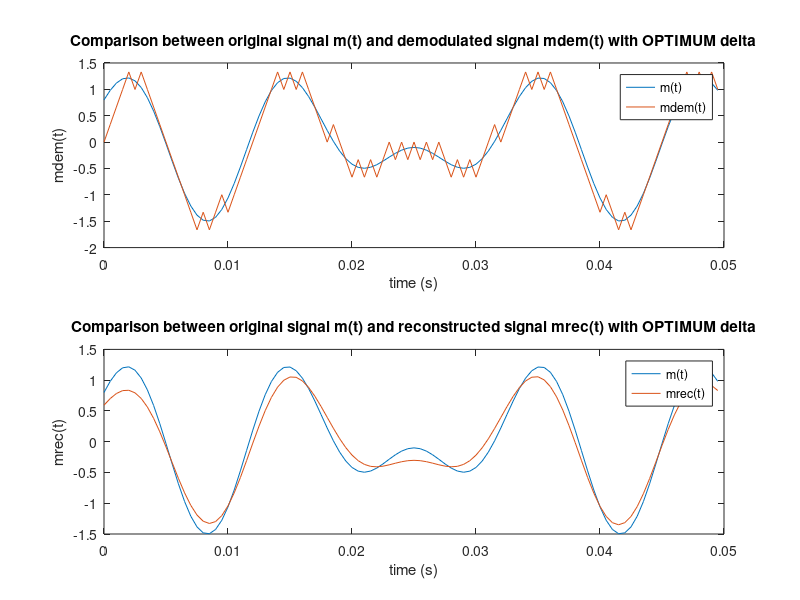
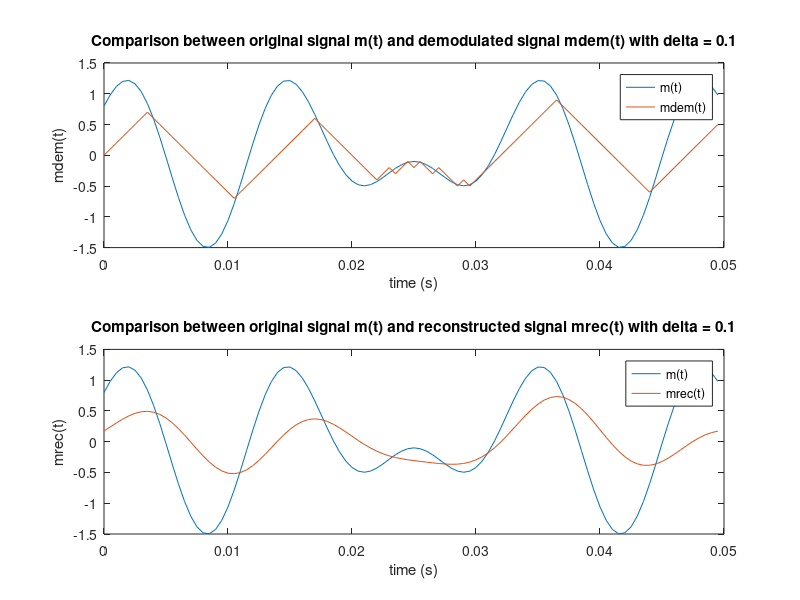
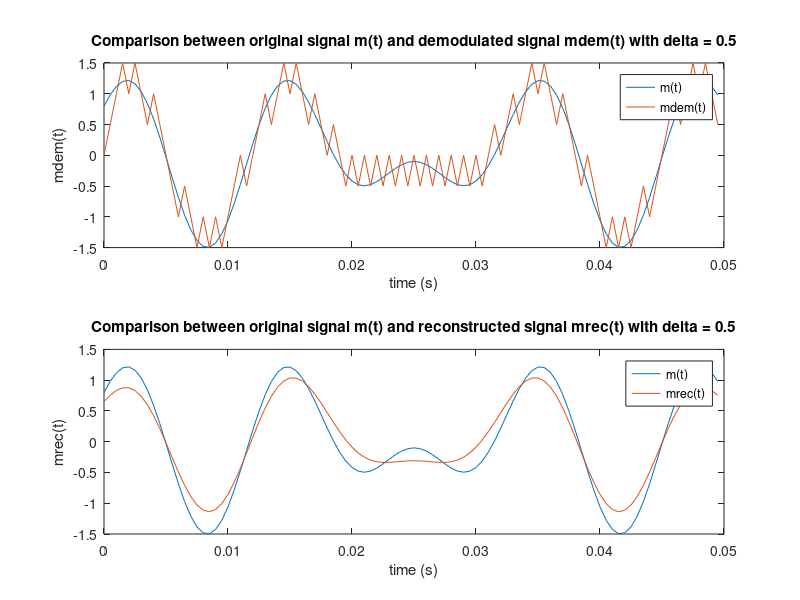
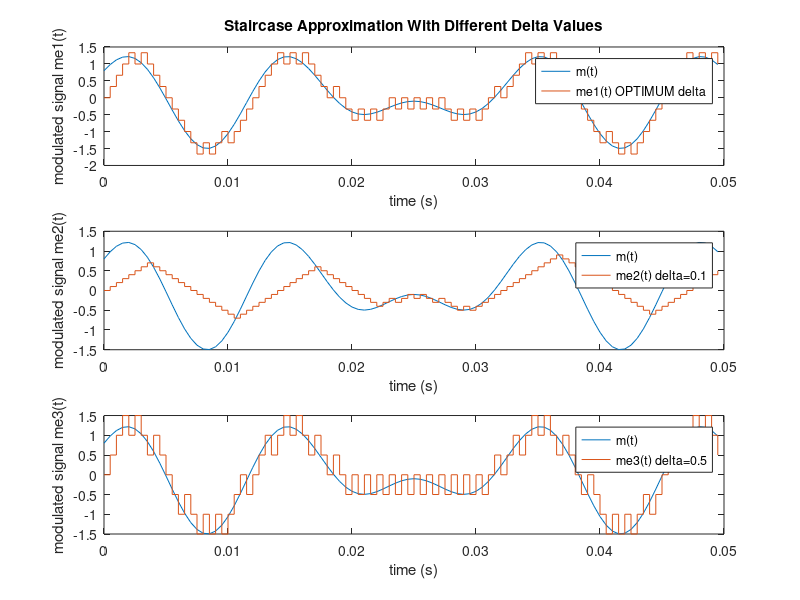

The MATLAB script that drew these images, in order:
clc;
clear all;
close all;
%% 2.1 DM Modulator
%% 2.1.a
Td = 0.05;
Fs = 2000;
Ts = 1/Fs;
time = 0:Ts:(Td-Ts);
%% 2.1.b
f1 = 60;
f2 = 90;
mt = 0.8*cos(2*pi*f1.*time) + 0.7*sin(2*pi*f2.*time);
%% 2.1.c Report
%% 2.1.d
n = length(mt);
delta2 = 0.1;
delta3 = 0.5;
for i = 1:(n-1) 
    m_der(i) = (mt(i+1) - mt(i))/Ts;
end
delta_min=max(abs(m_der))/Fs;
me1(1)=0;
err1(1)=0;
errq1(1)=0;
for j=2:n
    err1(j)=mt(j)-me1(j-1);
    errq1(j)=delta_min*sign(err1(j));
    me1(j)=me1(j-1)+errq1(j);
end
me2(1)=0;
err2(1)=0;
errq2(1)=0;
for j=2:n
    err2(j)=mt(j)-me2(j-1);
    errq2(j)=delta2*sign(err2(j));
    me2(j)=me2(j-1)+errq2(j);
end
me3(1)=0;
err3(1)=0;
errq3(1)=0;
for j=2:n
    err3(j)=mt(j)-me3(j-1);
    errq3(j)=delta3*sign(err3(j));
    me3(j)=me3(j-1)+errq3(j);
end
figure (4)
subplot(311)
plot(time,mt);
ylabel("original signal m(t)");
hold on
stairs(time,me1);
xlabel("time (s)");
ylabel("modulated signal me1(t)");
legend("m(t)","me1(t) OPTIMUM delta");
title("Staircase Approximation With Different Delta Values");

subplot(312)
plot(time,mt);
ylabel("original signal m(t)");
hold on
stairs(time,me2);
xlabel("time (s)");
ylabel("modulated signal me2(t)");
legend("m(t)","me2(t) delta=0.1");

subplot(313)
plot(time,mt);
ylabel("original signal m(t)");
hold on
stairs(time,me3);
xlabel("time (s)");
ylabel("modulated signal me3(t)");
legend("m(t)","me3(t) delta=0.5");
encoder1(1) = 0;
for k=2:n
    if(sign(err1(k)) == 1)
        encoder1(k) = 1;
    else
        encoder1(k) = 0;
    end
end
encoder2(1) = 0;
for k=2:n
    if(sign(err2(k)) == 1)
        encoder2(k) = 1;
    else
        encoder2(k) = 0;
    end
end
encoder3(1) = 0;
for k=2:n
    if(sign(err3(k)) == 1)
        encoder3(k) = 1;
    else
        encoder3(k) = 0;
    end
end
%% 2.2 DM Demodulator
%%
n1 = length(me1);
n2 = length(me2);
n3 = length(me3);
md1(1) = 0;
for i=2:n1
    md1(i) = me1(i);
    if(encoder1(i) ~= 0)
    md1(i) = md1(i-1) + delta_min;
    elseif(encoder1(i) == 0)
    md1(i) = md1(i-1) - delta_min;
    end
end
md2(1) = 0;
for i=2:n2
    md2(i) = me2(i);
    if(encoder2(i) ~= 0)
    md2(i) = md2(i-1) + delta2;
    elseif(encoder2(i) == 0)
    md2(i) = md2(i-1) - delta2;
    end
end
md3(1) = 0;
for i=2:n3
    md3(i) = me3(i);
    if(encoder3(i) ~= 0)
    md3(i) = md3(i-1) + delta3;
    elseif(encoder3(i) == 0)
    md3(i) = md3(i-1) - delta3;
    end
end
%% low-pass filtering
%%
cf=0.1;
n=100;
b=fir1(n,cf);
out1=conv2(md1,b,'same');
out2=conv2(md2,b,'same');
out3=conv2(md3,b,'same');
%% 3 Results
%%
figure (1)
subplot(211)
plot(time,mt);
xlabel("time (s)");
ylabel("m(t)");
hold on
plot(time,md1);
xlabel("time (s)");
ylabel("mdem(t)");
legend("m(t)","mdem(t)");
title("Comparison between original signal m(t) and demodulated signal mdem(t) with OPTIMUM delta");

subplot(212)
plot(time,mt);
xlabel("time (s)");
ylabel("m(t)");
hold on
plot(time,out1);
xlabel("time (s)");
ylabel("mrec(t)");
legend("m(t)","mrec(t)");
title("Comparison between original signal m(t) and reconstructed signal mrec(t) with OPTIMUM delta");

figure(2)
subplot(211)
plot(time,mt);
xlabel("time (s)");
ylabel("m(t)");
hold on
plot(time,md2);
xlabel("time (s)");
ylabel("mdem(t)");
legend("m(t)","mdem(t)");
title("Comparison between original signal m(t) and demodulated signal mdem(t) with delta = 0.1");

subplot(212)
plot(time,mt);
xlabel("time (s)");
ylabel("m(t)");
hold on
plot(time,out2);
xlabel("time (s)");
ylabel("mrec(t)");
legend("m(t)","mrec(t)");
title("Comparison between original signal m(t) and reconstructed signal mrec(t) with delta = 0.1");

figure(3)
subplot(211)
plot(time,mt);
xlabel("time (s)");
ylabel("m(t)");
hold on
plot(time,md3);
xlabel("time (s)");
ylabel("mdem(t)");
legend("m(t)","mdem(t)");
title("Comparison between original signal m(t) and demodulated signal mdem(t) with delta = 0.5");

subplot(212)
plot(time,mt);
xlabel("time (s)");
ylabel("m(t)");
hold on
plot(time,out3);
xlabel("time (s)");
ylabel("mrec(t)");
legend("m(t)","mrec(t)");
title("Comparison between original signal m(t) and reconstructed signal mrec(t) with delta = 0.5");
